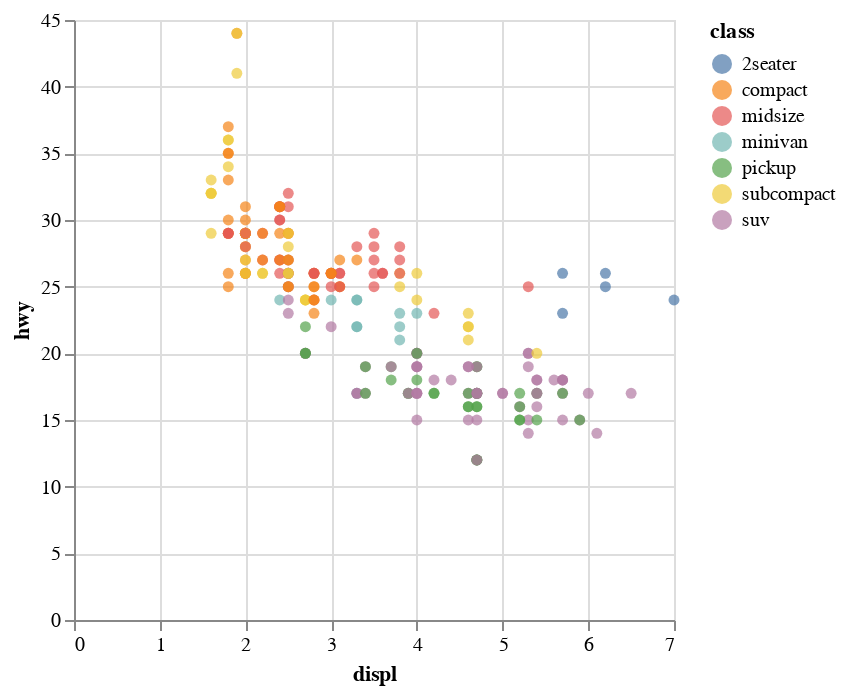

Notebook code for this chart:
### Code cell
scatter_plot_colored = scatter_plot.encode(
    color = 'class'
)

scatter_plot_colored.show()

### Figure 1 — Vega-Lite specification as saved in the notebook (floating-point values rounded to 4 significant figures; data arrays with more than 128 entries replaced by an {"elided": "..."} marker saying what was removed)
{"config": {"view": {"continuousWidth": 300, "continuousHeight": 300}}, "data": {"name": "data-f2e5fc48d166660362d2eb88eb59dc11"}, "mark": {"type": "circle"}, "encoding": {"color": {"field": "class", "type": "nominal"}, "x": {"field": "displ", "type": "quantitative"}, "y": {"field": "hwy", "type": "quantitative"}}, "$schema": "https://vega.github.io/schema/vega-lite/v6.1.0.json", "datasets": {"data-f2e5fc48d166660362d2eb88eb59dc11": {"elided": "234 records"}}}
